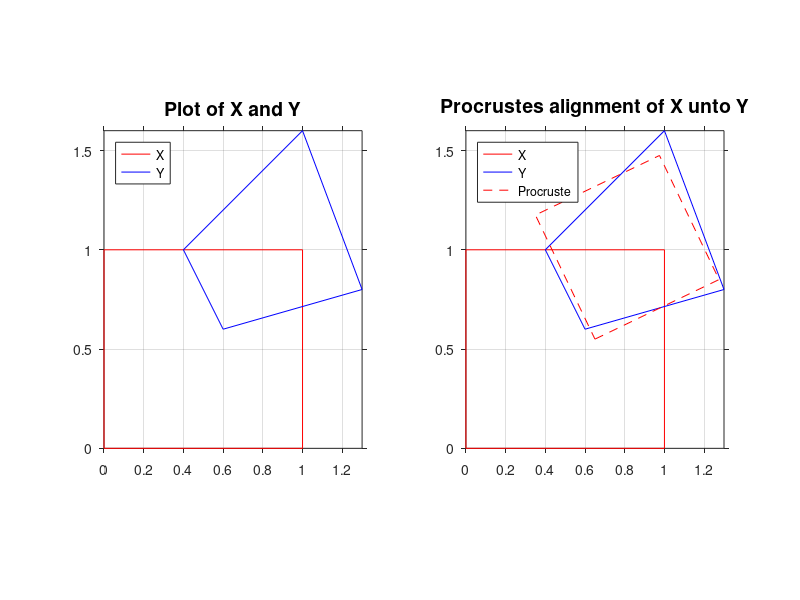

Reproduce this figure in MATLAB.
% Solution for part 4.2 of Assignment 6.
% [redacted]

clear all;

% Define the points
X = [[0,0]
     [1,0]
     [1,1]
     [0,1]
     [0,0]];
Y = [[0.6,0.6]
     [1.3,0.8]
     [1,1.6]
     [0.4,1]
     [0.6,0.6]];

 % Perform analysis & alignment.
[d,Z, TFORM] = procrustes(Y,X);
 
% Show results.
h = figure(642); set(h,'Color','White');

subplot(1,2,1);
plot(X(:,1), X(:,2),'r',Y(:,1), Y(:,2),'b'); 
legend('X','Y','Location','northwest'); grid on; axis image;
title('Plot of X and Y','FontSize',14); set(gca,'TickDir','out');

subplot(1,2,2);
plot(X(:,1), X(:,2),'r',Y(:,1), Y(:,2),'b',Z(:,1), Z(:,2),'--r');
legend('X','Y','Procruste','Location','northwest'); grid on; axis image;
title('Procrustes alignment of X unto Y','FontSize',14); set(gca,'TickDir','out');